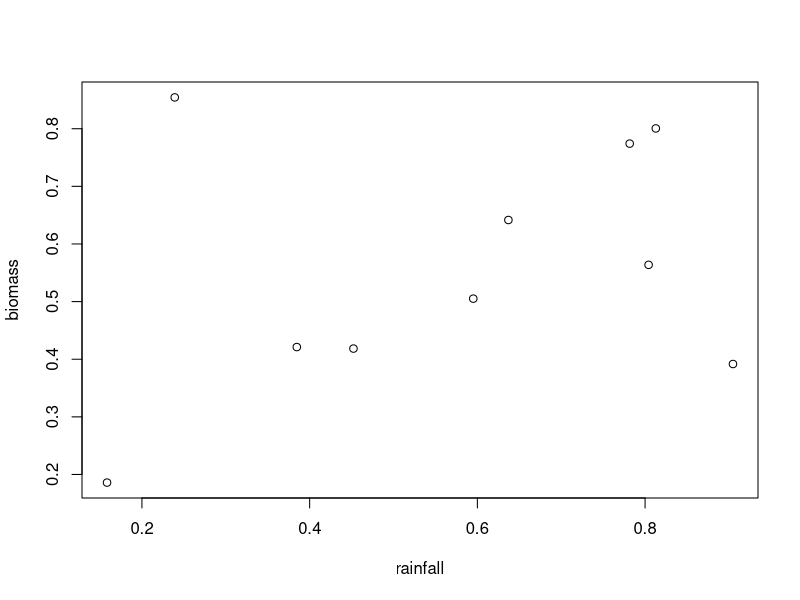

Reproduce this figure in R.
# Description of script content
# Really put some detail in here
# 2.2.21 DATE is a must
# modified ... whenever to include blah (also helpful)
# ISR

rainfall <- runif(10) # total rainfall
biomass <- runif(10)
head(biomass)
print(rainfall)
head(rainfall)
plot(x = rainfall, y = biomass)


